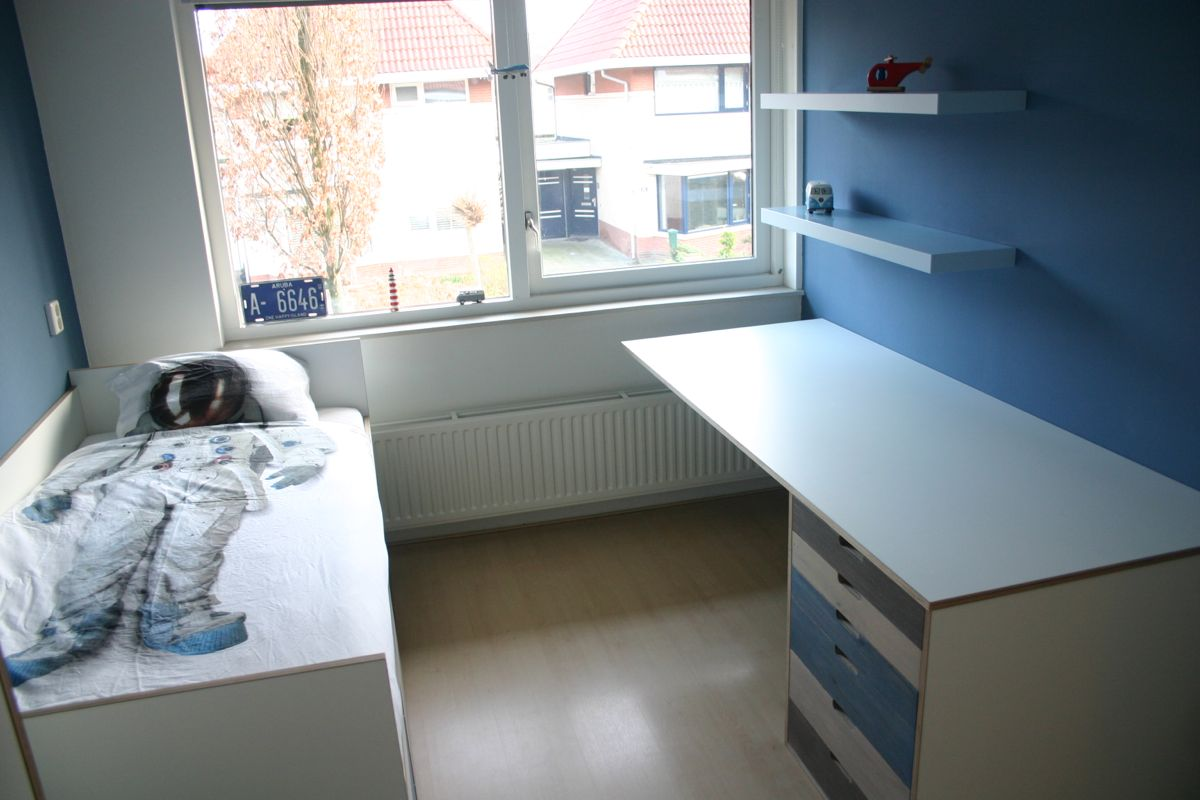
#> input picture testFotos/IMG_0017.jpg, 1200 x 800 px, found by its file name
$ python HoughLinesDetection.py
#> lines starting #> are read from the running program, lines starting #| are printed output that depends on the picture; after the words box and inside, x2 and y2 are one past the last pixel; in counts of white or black regions, pixels touching at a corner belong together
# Eerst foto blurren (vb gaussian)
# Dan lijnen uit foto halen
# Daarna vormen detecteren


# Muren detecteren => lijnen die parallel zijn wijzen op muren!!
# dit zullen dunne lijntjes zijn

import numpy as np
from PIL import ImageGrab
from PIL import Image
import cv2
import sys
import os
import time
import matplotlib
import math
import matplotlib.mlab as mlab
import matplotlib.pyplot as plt


def draw_lines(img, lines):
    for line in lines:
        coords = line[0]
        cv2.line(img, (coords[0], coords[1]), (coords[2], coords[3]), [255, 255, 255], 3)


def process_img(original_image):
    processed_img = cv2.cvtColor(original_image, cv2.COLOR_BGR2GRAY)
    processed_img = cv2.Canny(processed_img, threshold1=200, threshold2=300)
    vertices = np.array([[10, 500], [10, 300], [300, 200], [500, 200], [800, 300], [800, 500],
                         ], np.int32)

    # sharpLines = np.copy(processed_img)
    # sharpLines = roi(sharpLines, [vertices])
    # for i in range(0, 1):
    kernel = 5
    processed_img = cv2.GaussianBlur(processed_img, (kernel, kernel), 0)

    processed_img = roi(processed_img, [vertices])
    # more info: http://docs.opencv.org/3.0-beta/doc/py_tutorials/py_imgproc/py_houghlines/py_houghlines.html
    #                          edges       rho   theta   thresh         # min length, max gap:
    lines = cv2.HoughLinesP(processed_img, 1, np.pi / 180, 180, 20, 15)
    getAngle(lines)
    draw_lines(processed_img, lines)
    cv2.imshow("", processed_img)
    return processed_img


def roi(img, vertices):
    # blank mask:
    mask = np.zeros_like(img)
    # fill the mask
    cv2.fillPoly(mask, vertices, 255)
    # now only show the area that is the mask
    masked = cv2.bitwise_and(img, mask)
    return masked


def getAngle(lines):
    angles = []
    for line in lines:
        coords = line[0]
        # Y/X
        if len(coords)==4:
            angle = math.atan2((coords[3] - coords[1]), (coords[2] - coords[0]))
            angle=angle*180/math.pi
        # if angle < 0:
        #     angle = angle + 360
            angles.append(angle)
    # de frequentie van iedere waarde plotten met stap van 5
    x = angles
    num_bins = 20
    n, bins, patches = plt.hist(x, num_bins, facecolor='blue', alpha=0.5)
    # get 2 max values out of n
    plt.show()

# [15 lines left out: function morfologie, not called in this run]


relativePath = os.getcwd()
picturePath = "\\testFotos\\IMG_0017.jpg"
complPath = relativePath + picturePath
print(complPath)
jpgfile = Image.open(
    complPath)  # "C:\Users\Jacob Delabie\Desktop\sem6\ing project\pythonFolder\\testFotos\slaapkamer.jpg"
#> jpgfile is the input picture: PIL image 1200x800 RGB; mean R, G, B 128, 135.6, 139.2
jpgfile = np.array(jpgfile)
jpgfile = cv2.resize(jpgfile, (960, 540))
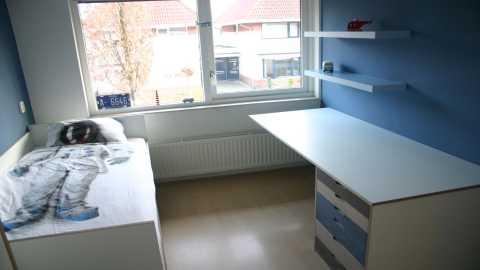
#> jpgfile: shape (540, 960, 3) (shown at 1/2 size); mean R, G, B 128, 135.5, 139.1
ProcessedImage = process_img(jpgfile)
#> in process_img, `processed_img = cv2.Canny(processed_img, threshold1=200, threshold2=300)`:
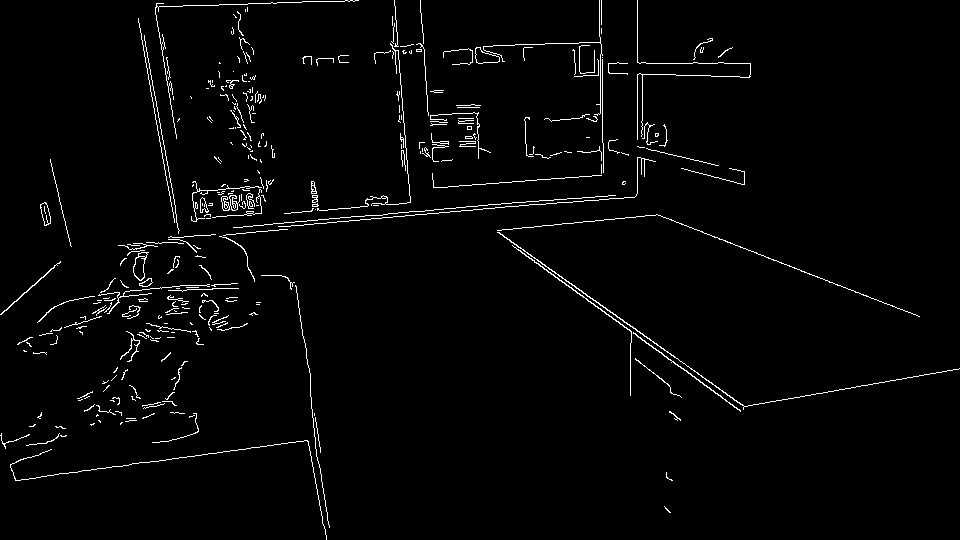
#> processed_img: shape (540, 960); 2.3% white in thin lines or dots
#> in roi, `cv2.fillPoly(mask, vertices, 255)`:
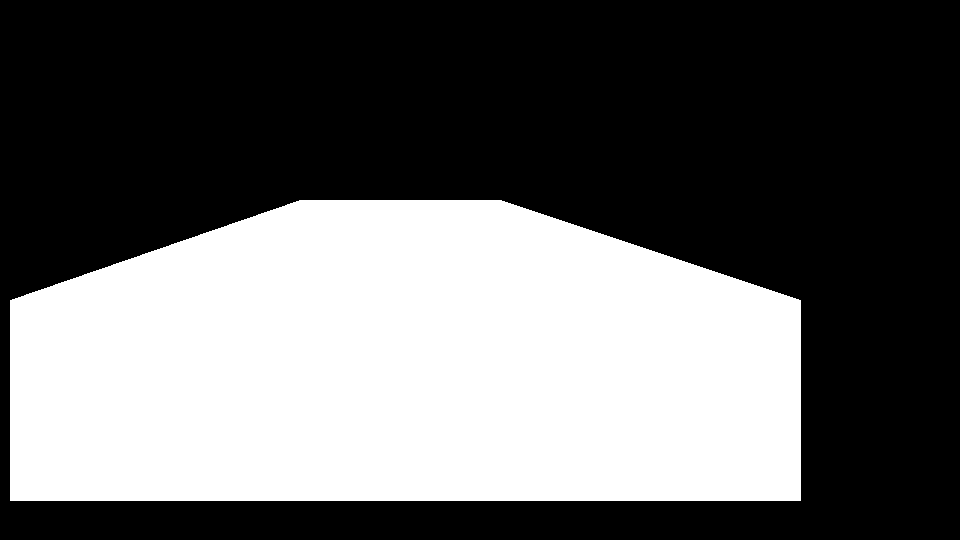
#> mask: shape (540, 960); 40.2% white; 1 white region, box (x1, y1, x2, y2) and area: (10, 200, 801, 501) 208491
#> in roi, `masked = cv2.bitwise_and(img, mask)`:
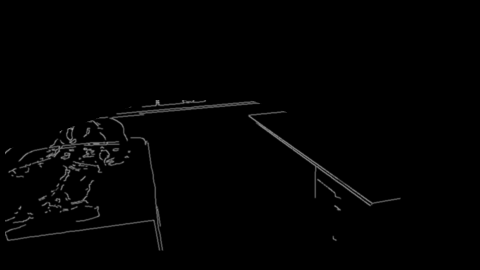
#> masked: shape (540, 960) (shown at 1/2 size); min 0, max 167, mean 2.4
#> in process_img, `lines = cv2.HoughLinesP(processed_img, 1, np.pi / 180, 180, 20, 15)`: lines = 61 rows, first 6: [12, 480, 309, 438], [496, 228, 745, 409], [224, 232, 519, 206], [13, 482, 310, 440], [12, 479, 119, 464], [195, 236, 292, 228]
#> the loop in getAngle, `for line in lines:` made 61 passes
#> (coords, angle) on passes 1 to 8: ([12, 480, 309, 438], -8.05), ([496, 228, 745, 409], 36.01), ([224, 232, 519, 206], -5.04), ([13, 482, 310, 440], -8.05), ([12, 479, 119, 464], -7.98), ([195, 236, 292, 228], -4.71), ([495, 229, 739, 413], 37.02), ([495, 228, 745, 410], 36.05)
#> after the loop in getAngle, `for line in lines:`: angles = 61 values, max 82.57 at index 55, min -45 at index 12, mean -7.93
#> in getAngle, `x = angles`: x has the same summary as angles
#> in getAngle, `n, bins, patches = plt.hist(x, num_bins, facecolor='blue', alpha=0.5)`: n = 20 values, max 19 at index 0, min 0 at index 1, mean 3.05; bins = 21 values from -45 to 82.57; patches = 20 items
#> in getAngle, `plt.show()`:
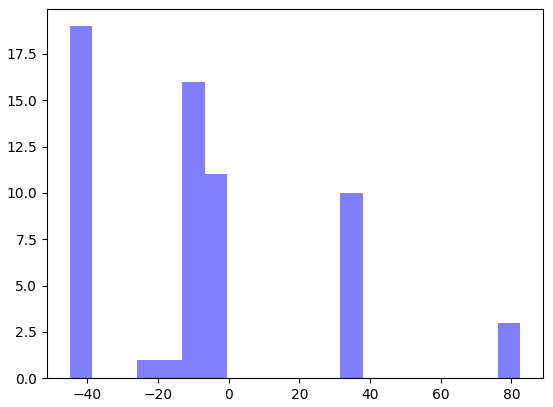
#> figure drawn by matplotlib, 1 panel; tallest bar 19 high, from x = -45 to -38.62
#> the loop in draw_lines, `for line in lines:` made 61 passes
#> after the loop in draw_lines, `for line in lines:`:
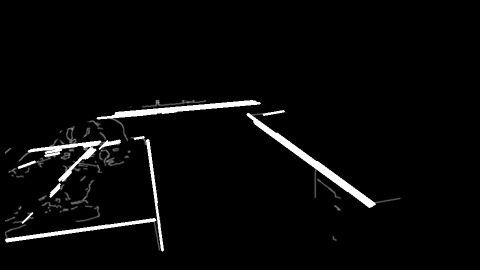
#> img: shape (540, 960) (shown at 1/2 size); min 0, max 255, mean 8.3
cv2.imshow("lol", jpgfile)
getAngle(jpgfile)
#> the loop in getAngle (call 2), `for line in lines:` made 540 passes
#> coords on passes 1 to 3: [16, 26, 35], [16, 26, 35], [16, 26, 35]
#> after the loop in getAngle (call 2), `for line in lines:`: angles = []
#> in getAngle (call 2), `n, bins, patches = plt.hist(x, num_bins, facecolor='blue', alpha=0.5)`: n = 20 values from 0 to 0; bins = 21 values from 0 to 1
#> in getAngle (call 2), `plt.show()`:
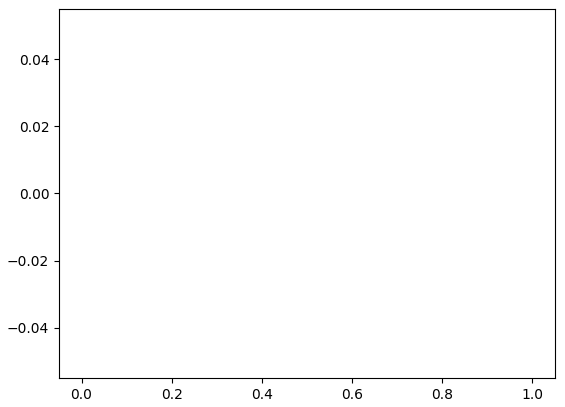
#> figure drawn by matplotlib, 1 panel
while (True):
    if cv2.waitKey(25) & 0xFF == ord('q'):
#> (key q is pressed here)
        cv2.destroyAllWindows()
        break

$ run again, with testFotos/slaapkamer.jpg copied over testFotos/IMG_0017.jpg
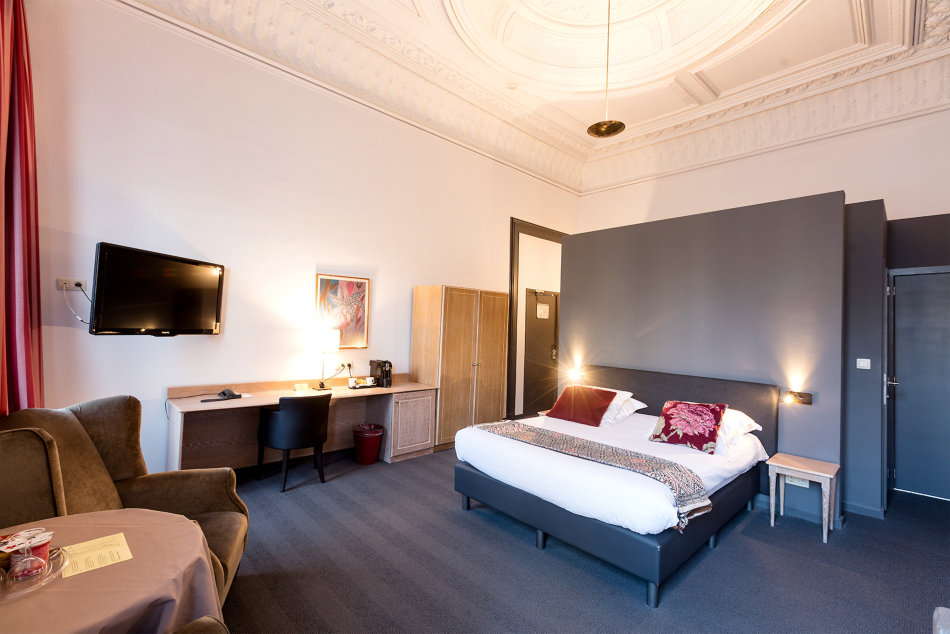
#> input picture testFotos/slaapkamer.jpg, 1900 x 1267 px, found by its file name (shown at 1/2 size)
#> jpgfile is the input picture: PIL image 1900x1267 RGB; mean R, G, B 159.9, 141.5, 137.2
#> jpgfile: shape (540, 960, 3)
#> mask: shape (540, 960); 40.2% white; 1 white region, box (x1, y1, x2, y2) and area: (10, 200, 801, 501) 208491
#> lines = 283 rows, first 6: [280, 337, 446, 334], [91, 339, 141, 338], [468, 362, 685, 408], [588, 332, 640, 332], [469, 361, 521, 372], [667, 345, 740, 346]
#> the loop in getAngle, `for line in lines:` made 283 passes
#> (coords, angle) on passes 1 to 8: ([280, 337, 446, 334], -1.04), ([91, 339, 141, 338], -1.15), ([468, 362, 685, 408], 11.97), ([588, 332, 640, 332], 0), ([469, 361, 521, 372], 11.94), ([667, 345, 740, 346], 0.785), ([379, 333, 446, 332], -0.855), ([337, 327, 377, 334], 9.93)
#> after the loop in getAngle, `for line in lines:`: angles = 283 values, max 20.28 at index 209, min -21.8 at index 282, mean 2.94
#> x has the same summary as angles
#> n = 20 values, max 56 at index 10, min 1 at index 0, mean 14.15; bins = 21 values from -21.8 to 20.28; patches = 20 items
#> in getAngle, `plt.show()`:
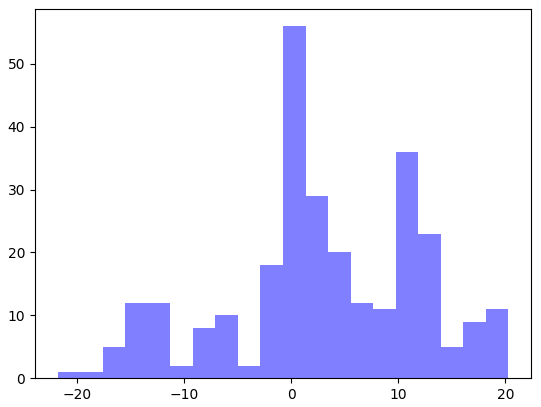
#> figure drawn by matplotlib, 1 panel; tallest bar 56 high, from x = -0.759 to 1.34
#> the loop in draw_lines, `for line in lines:` made 283 passes
#> after the loop in draw_lines, `for line in lines:`:
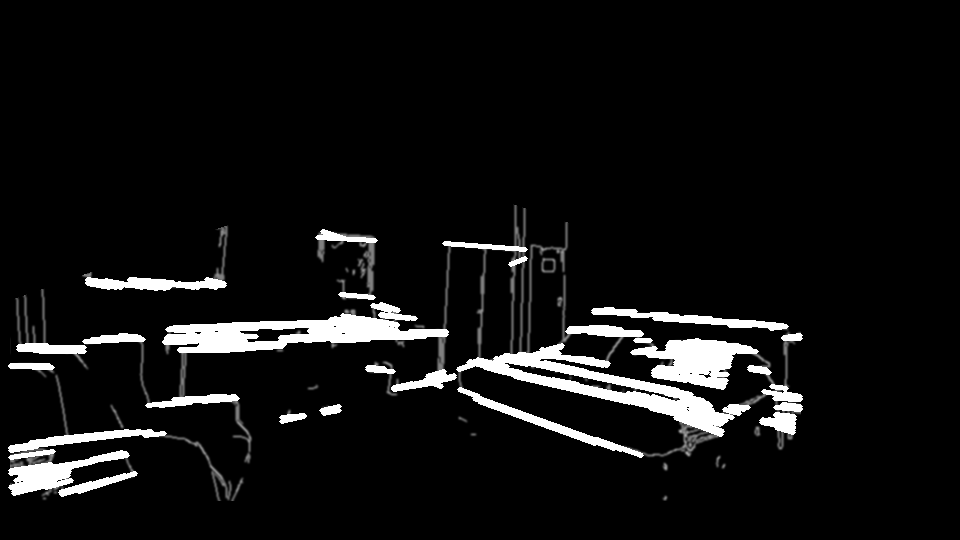
#> img: shape (540, 960); min 0, max 255, mean 17
#> the loop in getAngle (call 2), `for line in lines:` made 540 passes
#> coords on passes 1 to 3: [127, 7, 19], [131, 9, 22], [130, 13, 21]

$ run again, with testFotos/1.jpg copied over testFotos/IMG_0017.jpg
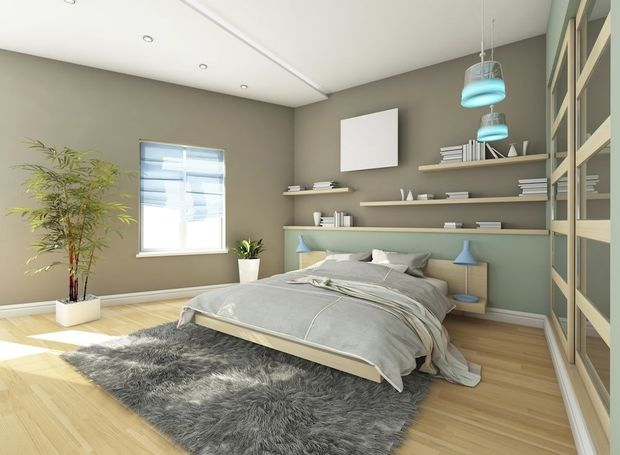
#> input picture testFotos/1.jpg, 620 x 455 px, found by its file name
#> jpgfile is the input picture: PIL image 620x455 RGB; mean R, G, B 162.3, 157.8, 138.9
#> jpgfile: shape (540, 960, 3)
#> mask: shape (540, 960); 40.2% white; 1 white region, box (x1, y1, x2, y2) and area: (10, 200, 801, 501) 208491
#> lines = 81 rows, first 6: [10, 360, 90, 355], [305, 387, 592, 453], [72, 359, 373, 333], [139, 347, 159, 351], [282, 363, 589, 434], [10, 364, 95, 356]
#> the loop in getAngle, `for line in lines:` made 81 passes
#> (coords, angle) on passes 1 to 8: ([10, 360, 90, 355], -3.58), ([305, 387, 592, 453], 12.95), ([72, 359, 373, 333], -4.94), ([139, 347, 159, 351], 11.31), ([282, 363, 589, 434], 13.02), ([10, 364, 95, 356], -5.38), ([594, 452, 611, 456], 13.24), ([282, 365, 526, 421], 12.93)
#> after the loop in getAngle, `for line in lines:`: angles = 81 values, max 14.04 at index 39, min -13.24 at index 37, mean 3.08
#> x has the same summary as angles
#> n = 20 values, max 13 at index 19, min 0 at index 3, mean 4.05; bins = 21 values from -13.24 to 14.04; patches = 20 items
#> in getAngle, `plt.show()`:
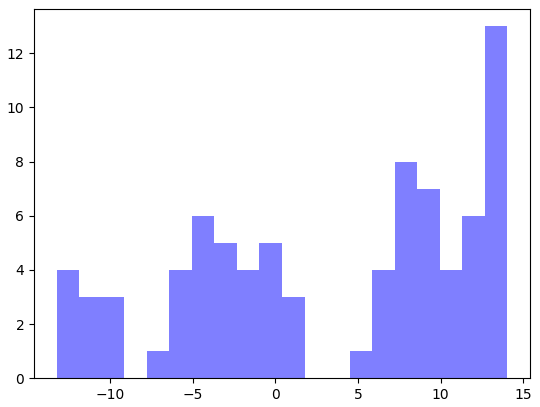
#> figure drawn by matplotlib, 1 panel; tallest bar 13 high, from x = 12.67 to 14.04
#> the loop in draw_lines, `for line in lines:` made 81 passes
#> after the loop in draw_lines, `for line in lines:`:
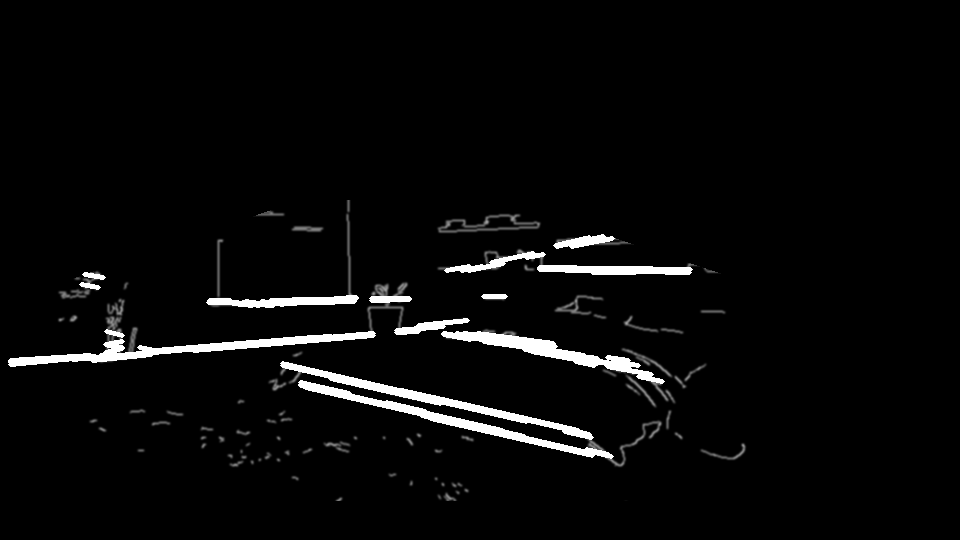
#> img: shape (540, 960); min 0, max 255, mean 8.7
#> the loop in getAngle (call 2), `for line in lines:` made 540 passes
#> coords on passes 1 to 3: [245, 246, 241], [245, 246, 241], [245, 246, 241]
